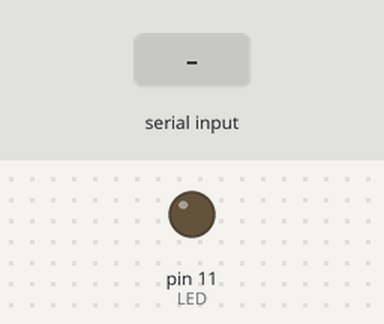
Simulated run of this sketch. Board: Arduino Uno, built with avr-gcc and run on an emulated ATmega328P. On the bench: output pins drawn as LEDs (lit = HIGH). The test bench sets the inputs (shaded band). What the sketch prints to the serial monitor is not drawn.

Above: at 1.2 s.
1.3 s: "1\n" received over Serial
At 2.5 s:
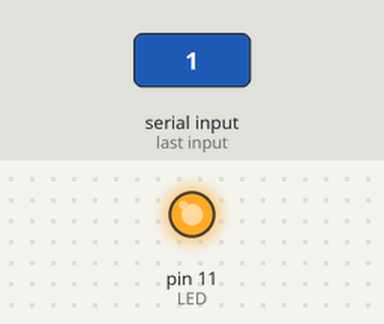
2.8 s: "90,45\n" received over Serial
4.3 s: "30,150\n" received over Serial
Timing chart, 0 to 7.3 s (numbered marks = the images above; inputs shaded):
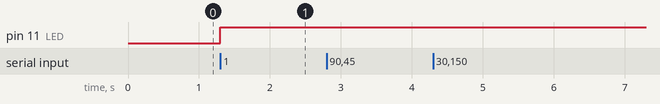

The sketch:

Serial_parsetoggle.ino
```cpp
#define LED 11
byte a;
void setup() {
  Serial.begin(9600);
  pinMode(LED, OUTPUT);
}

void loop() {
  if(Serial.available()){
   int i = Serial.parseInt();
   Serial.write(i);
   if (i==1){
    a = a^1;
    digitalWrite(LED, a);
   }
  }
}
```

Measured:
- after the input at 1.3 s, pin 11 (LED): LOW → HIGH at once
- after the input at 2.8 s, every drawn part: stays the same
- after the input at 4.3 s, every drawn part: stays the same
